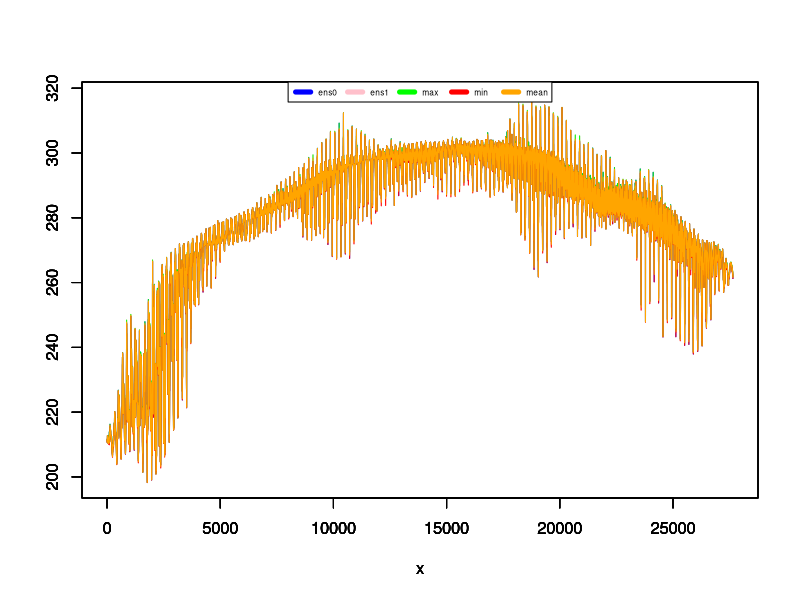
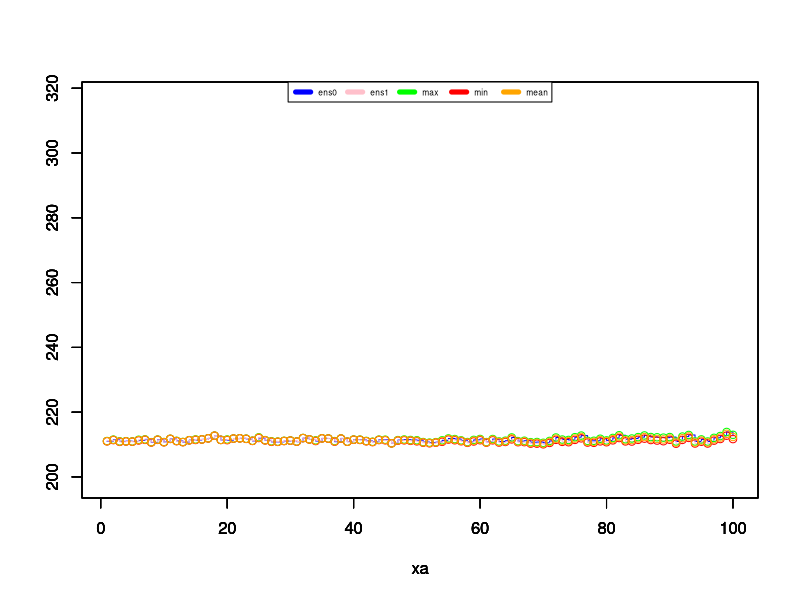
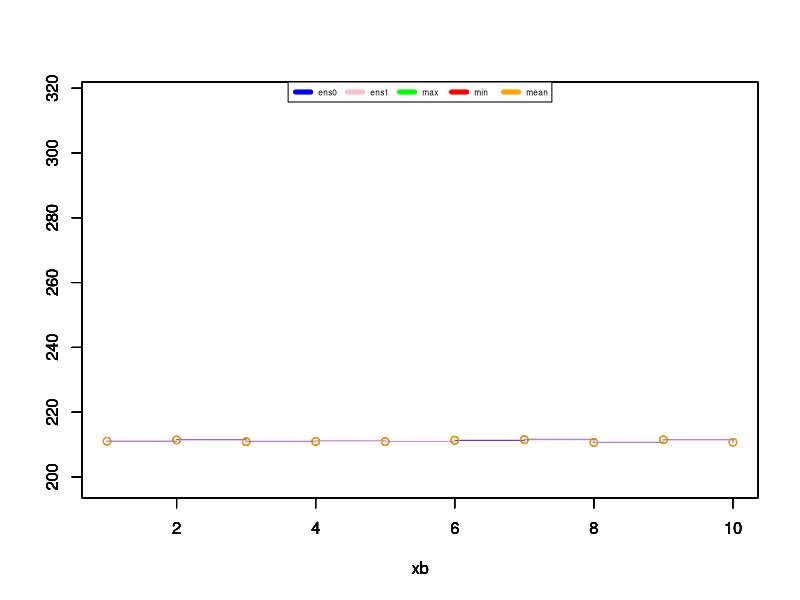
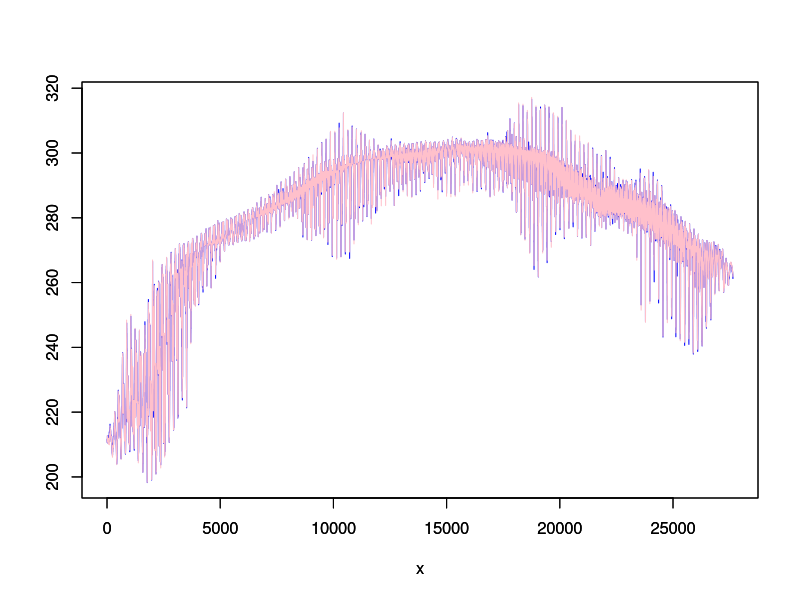
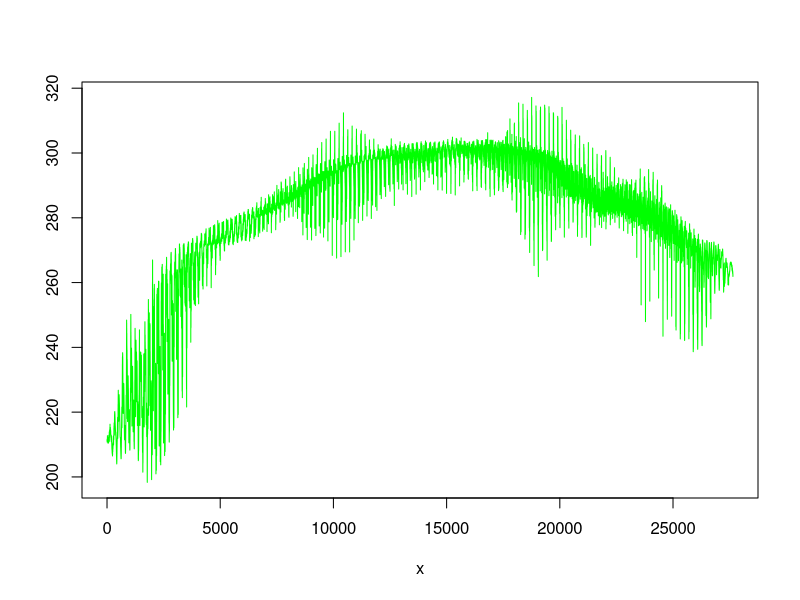
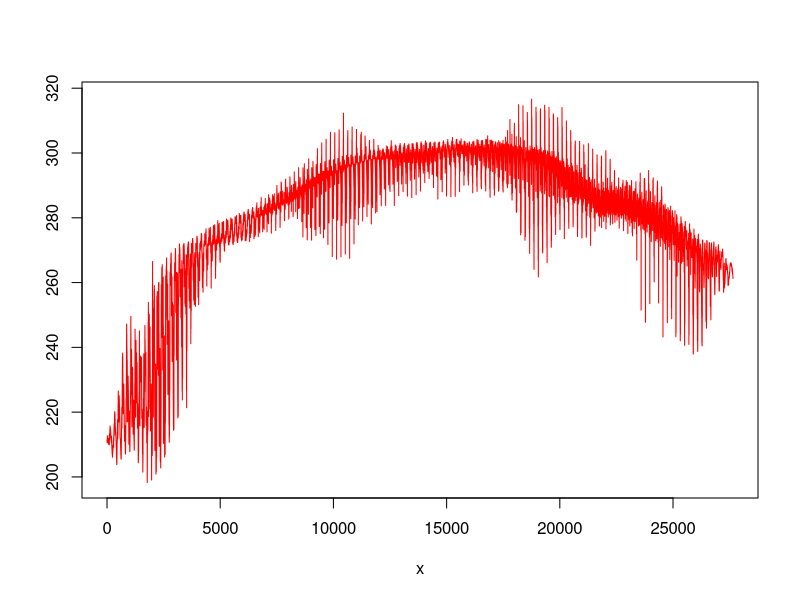
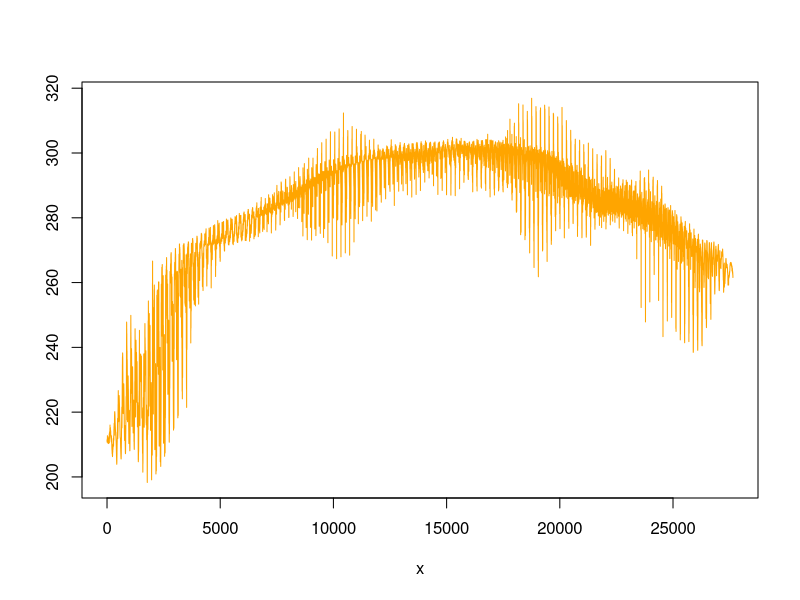

R code for these plots, in order:
#!/usr/bin/env Rscript

# ########################################################

pdf("temp.pdf") # either save all files in one pdf or the files in specific pdfs; find an option to automatise the choice

# temp_inst = read.csv("temp-inst.csv")
# temp_max = read.csv("temp-max.csv")
# temp_min = read.csv("temp-min.csv")
# temp_mean = read.csv("temp-mean.csv")

# data = read.table("test.csv", header=FALSE, sep = ',')
temp_inst1 = read.table("inst12.txt", header=FALSE, sep = ',')
temp_inst2 = read.table("inst22.txt", header=FALSE, sep = ',')
temp_max = read.table("max2.txt", header=FALSE, sep = ',')
temp_min = read.table("min2.txt", header=FALSE, sep = ',')
temp_mean = read.table("mean2.txt", header=FALSE, sep = ',')
temp_stdev = read.table("stdev2.txt", header=FALSE, sep = ',')

x1=length(temp_inst1)
x2=length(temp_inst2)
x3=length(temp_max)
x4=length(temp_min)
x5=length(temp_mean)
x6=length(temp_stdev)

print(x1)
print(x2)
print(x3)
print(x4)
print(x5)
print(x6)

x = seq(1, x1, 1)

lmin = min(temp_inst1,temp_inst2,temp_max,temp_min,temp_mean)
print(lmin)

lmax = max(temp_inst1,temp_inst2,temp_max,temp_min,temp_mean)
print(lmax)

plot(x,temp_inst1,type="l",col="blue",ylim = c(lmin, lmax),ylab="") 
par(new = TRUE)
plot(x,temp_inst2,type="l",col="pink",ylim = c(lmin, lmax),ylab="") 
par(new = TRUE)
plot(x,temp_max,type="l",col="green",ylim = c(lmin, lmax),ylab="") 
par(new = TRUE)
plot(x,temp_min,type="l",col="red",ylim = c(lmin, lmax),ylab="") 
par(new = TRUE)
plot(x,temp_mean,type="l",col="orange",ylim = c(lmin, lmax),ylab="") 
par(new = TRUE)
#lines(x,temp_stdev,col="pink")
plot_colors <- c("blue","pink","green","red","orange") 
par(new = TRUE)
legend(x = "top",inset = 0,
        legend = c("ens0", "ens1","max", "min","mean"), 
        col=plot_colors, lwd=5, cex=.5, horiz = TRUE)


xa = seq(1, 100, 1)


plot(xa,temp_inst1[1:100],type="s",col="blue",ylim = c(lmin, lmax),ylab="")
par(new = TRUE)
plot(xa,temp_inst2[1:100],type="s",col="pink",ylim = c(lmin, lmax),ylab="")
par(new = TRUE)
plot(xa,temp_max[1:100],type="p",col="green",ylim = c(lmin, lmax),ylab="")
par(new = TRUE)
plot(xa,temp_min[1:100],type="p",col="red",ylim = c(lmin, lmax),ylab="")
par(new = TRUE)
plot(xa,temp_mean[1:100],type="p",col="orange",ylim = c(lmin, lmax),ylab="")
par(new = TRUE)
#lines(x,temp_stdev,col="pink")
plot_colors <- c("blue","pink","green","red","orange")
par(new = TRUE)
legend(x = "top",inset = 0,
        legend = c("ens0", "ens1","max", "min","mean"),
        col=plot_colors, lwd=5, cex=.5, horiz = TRUE)


xb = seq(1, 10, 1)


plot(xb,temp_inst1[1:10],type="s",col="blue",ylim = c(lmin, lmax),ylab="")
par(new = TRUE)
plot(xb,temp_inst2[1:10],type="s",col="pink",ylim = c(lmin, lmax),ylab="")
par(new = TRUE)
plot(xb,temp_max[1:10],type="p",col="green",ylim = c(lmin, lmax),ylab="")
par(new = TRUE)
plot(xb,temp_min[1:10],type="p",col="red",ylim = c(lmin, lmax),ylab="")
par(new = TRUE)
plot(xb,temp_mean[1:10],type="p",col="orange",ylim = c(lmin, lmax),ylab="")
par(new = TRUE)
#lines(x,temp_stdev,col="pink")
plot_colors <- c("blue","pink","green","red","orange")
par(new = TRUE)
legend(x = "top",inset = 0,
        legend = c("ens0", "ens1","max", "min","mean"),
        col=plot_colors, lwd=5, cex=.5, horiz = TRUE)

#print(temp_inst1[1:10])
#print(temp_inst2[1:10])
#print(temp_max[1:10])
#print(temp_min[1:10])
#print(temp_mean[1:10])


plot(x,temp_inst1,type="l",col="blue",ylim = c(lmin, lmax),ylab="")
par(new = TRUE)
plot(x,temp_inst2,type="l",col="pink",ylim = c(lmin, lmax),ylab="")

plot(x,temp_max,type="l",col="green",ylim = c(lmin, lmax),ylab="")

plot(x,temp_min,type="l",col="red",ylim = c(lmin, lmax),ylab="")

plot(x,temp_mean,type="l",col="orange",ylim = c(lmin, lmax),ylab="")

#plot(x,temp_stdev,col="pink")

#dev.off()
print("Graphics constructed with success!")
